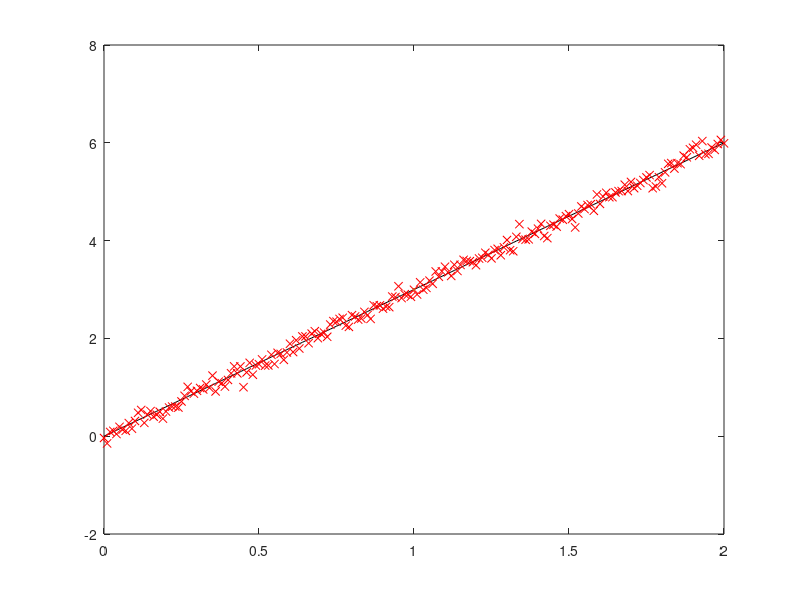

MATLAB code to generate this figure: (Note: this script raises an error after producing the figure.)
x=3;
a=[0:0.01:2];
b=a*x+0.1*randn(size(a));
figure(1)
plot(a,x*a,'k',Linewidth=3)
hold on
plot(a,b,'rx',Linewidth=3)

x1=regress(b,a);
[U,S,V]=svd(a','econ');
x2=V*inv(S)*U'*b';
plot(a,x2*a,'c--',Linewidth=3)